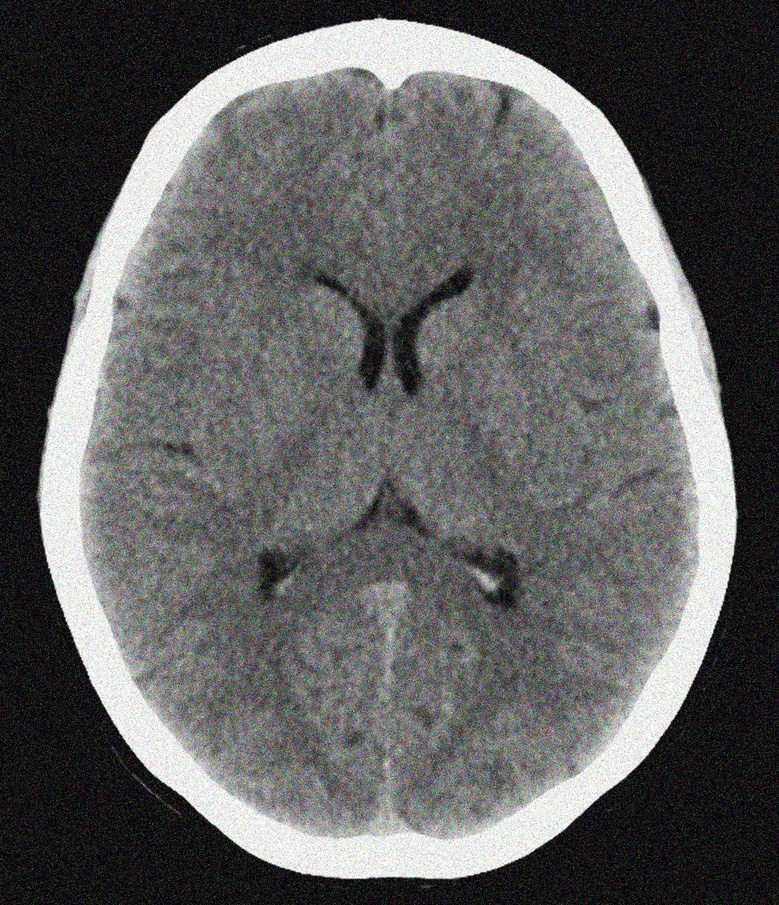
#> input picture python/ct.jpg, 779 x 905 px, shrunk from 1500 x 1742 before the run
$ jupyter execute Histogram.ipynb   (older library calls are emulated)
#> lines starting #> are read from the running program, lines starting #| are printed output that depends on the picture
[cell 1]
from skimage.restoration import denoise_nl_means, estimate_sigma
from skimage import img_as_float, img_as_ubyte, io
import numpy as np
import matplotlib.pyplot as plt

[cell 2]
img = img_as_float(io.imread("python/ct.jpg"))

[cell 3]
plt.imshow(img)

[cell 4]
sigma_est = np.mean(estimate_sigma(img, multichannel=True))
#> sigma_est = 0.0458

[cell 5]
nlm = denoise_nl_means(img, h=1.15 * sigma_est, fast_mode=False,
                           patch_size=5, patch_distance=3, multichannel=True)

[cell 6]
denoise_ubtye = img_as_ubyte(nlm)

[cell 7]
fig, axes = plt.subplots(nrows=1, ncols=2, sharex=True, sharey=True, figsize=(14, 14))

ax = axes.ravel()

ax[0].imshow(nlm)
ax[0].set_title("NLM Image")

ax[1].imshow(denoise_ubtye)
ax[1].set_title("Ubyte Image")

for x in ax:
    x.axis("off")

plt.tight_layout()
plt.show()
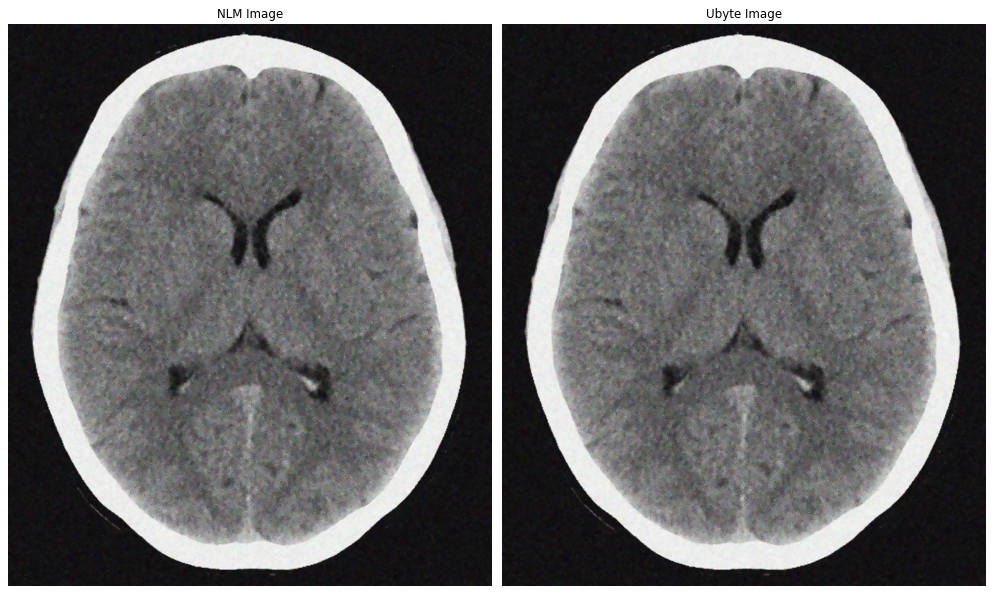
#> figure drawn by matplotlib, 2 panels

[cell 8]
plt.hist(denoise_ubtye.flat, bins=100, range=(0,80))
plt.title("Histogram Denoise")
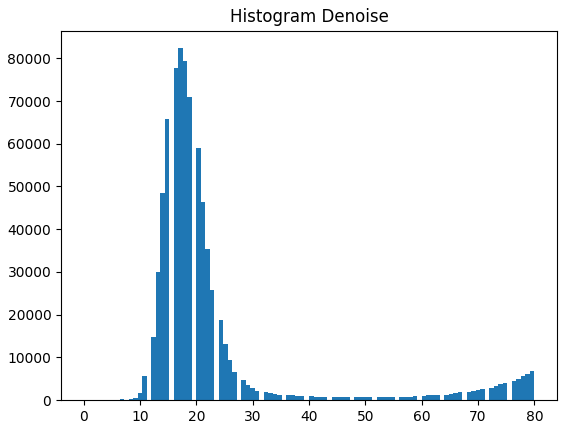
#> figure drawn by matplotlib, 1 panel; tallest bar 82354 high, from x = 16.8 to 17.6

[cell 9]
segm1 = (denoise_ubtye <= 55)
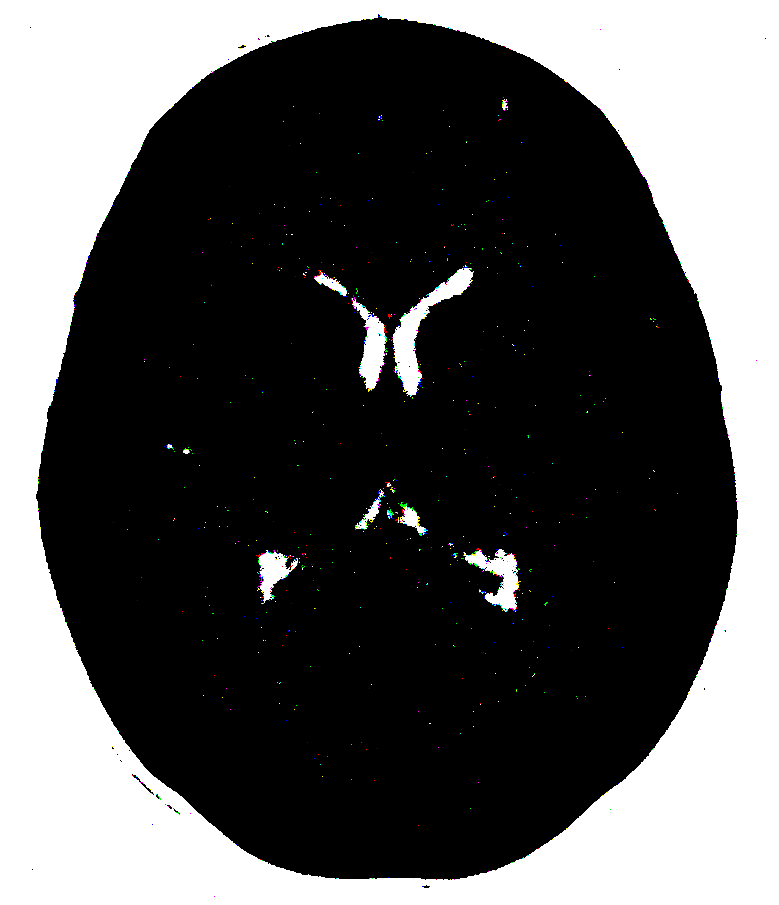
#> segm1: shape (905, 779, 3) bool; mean R, G, B 0.345, 0.345, 0.345
segm2 = (denoise_ubtye > 55) & (denoise_ubtye <= 110)
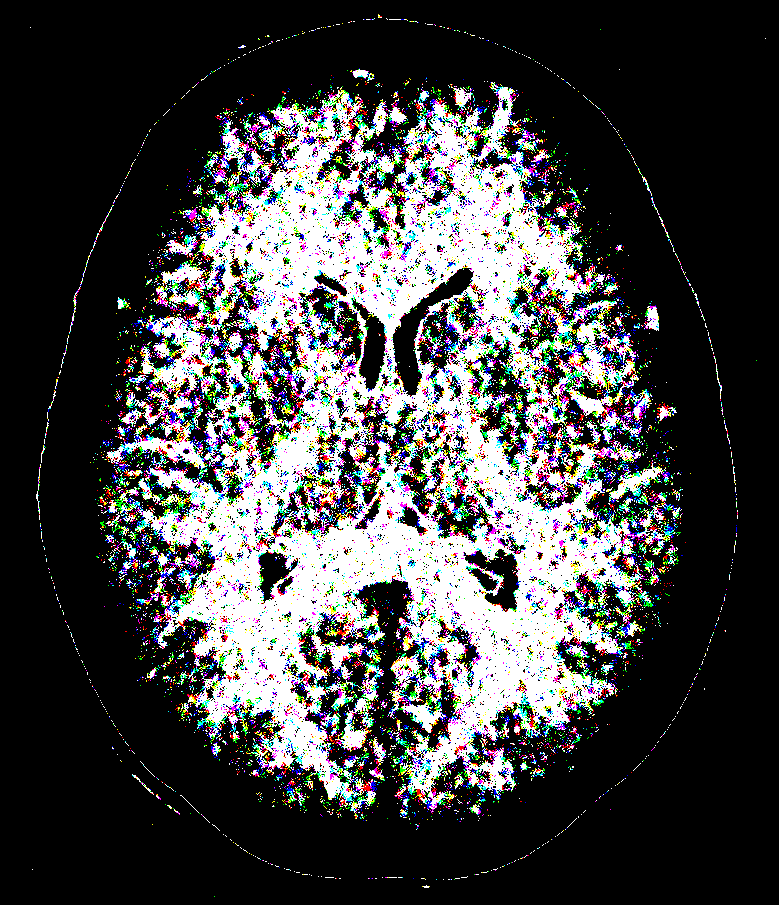
#> segm2: shape (905, 779, 3) bool; mean R, G, B 0.269, 0.269, 0.27
segm3 = (denoise_ubtye > 110) & (denoise_ubtye <= 210)
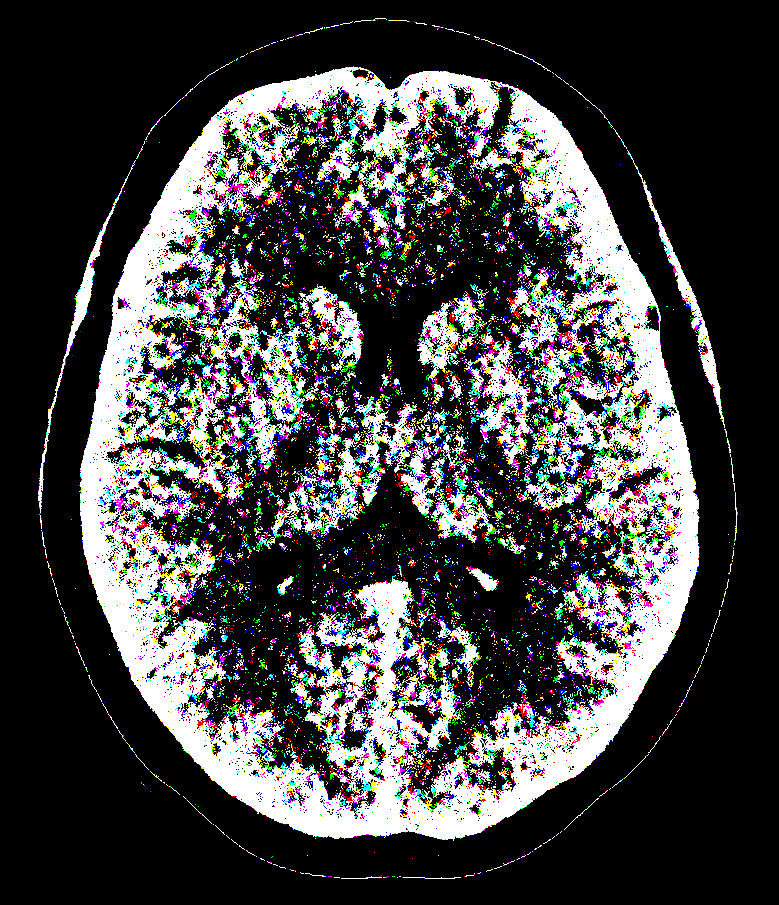
#> segm3: shape (905, 779, 3) bool; mean R, G, B 0.262, 0.261, 0.261
segm4 = (denoise_ubtye > 210)
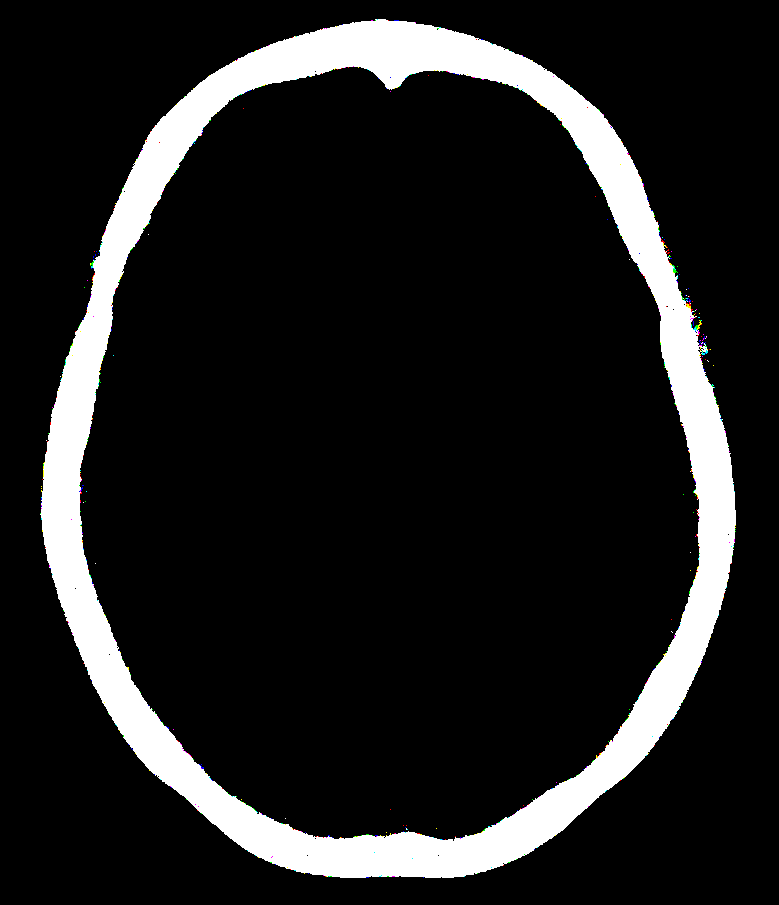
#> segm4: shape (905, 779, 3) bool; mean R, G, B 0.124, 0.125, 0.124

[cell 10]
all_seg = np.zeros((denoise_ubtye.shape[0], denoise_ubtye.shape[1], 3))

[cell 11]
all_seg[segm1] = 1
all_seg[segm2] = 0
all_seg[segm3] = 1
all_seg[segm4] = 0

[cell 12]
plt.imshow(all_seg)
plt.axis("off")
plt.title("Segment")
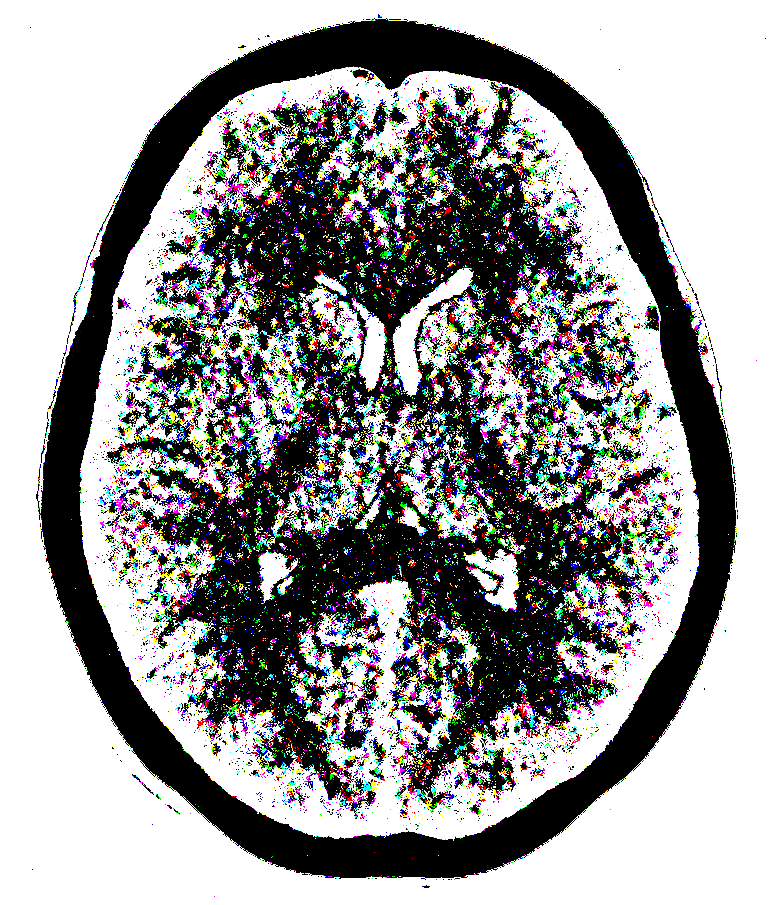
#> shown: shape (905, 779, 3) float64; mean R, G, B 0.606, 0.606, 0.606
